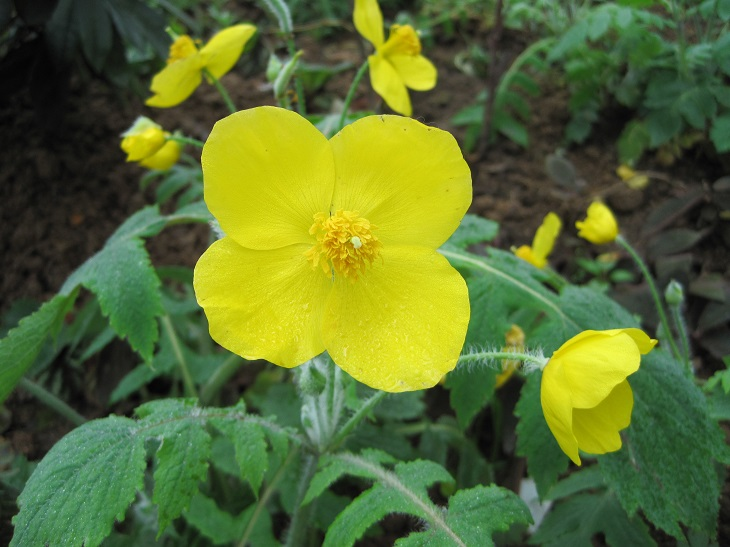
#> input picture 3 几何变换/image0.jpg, 730 x 547 px
$ jupyter execute '3-3 图片位移.ipynb'
#> lines starting #> are read from the running program, lines starting #| are printed output that depends on the picture
## 步骤：

1. API
2. 算法原理
3. 源代码

[cell 1]
import cv2
import numpy as np

[cell 2]
img = cv2.imread("image0.jpg",1)
#> img is the input picture: shape (547, 730, 3); mean B, G, R 48.7, 109.6, 90.1
cv2.imshow("image",img)
imageInfo = img.shape
#> imageInfo = (547, 730, 3)
height = imageInfo[0]
#> height = 547
width = imageInfo[1]
#> width = 730
mode = imageInfo[2]
#> mode = 3

matshift = np.float32([[1,0,100],[0,1,20]])
dst = cv2.warpAffine(img,matshift,(height,width)) # 1. data 2. 移位矩阵mat 3. 图片信息info
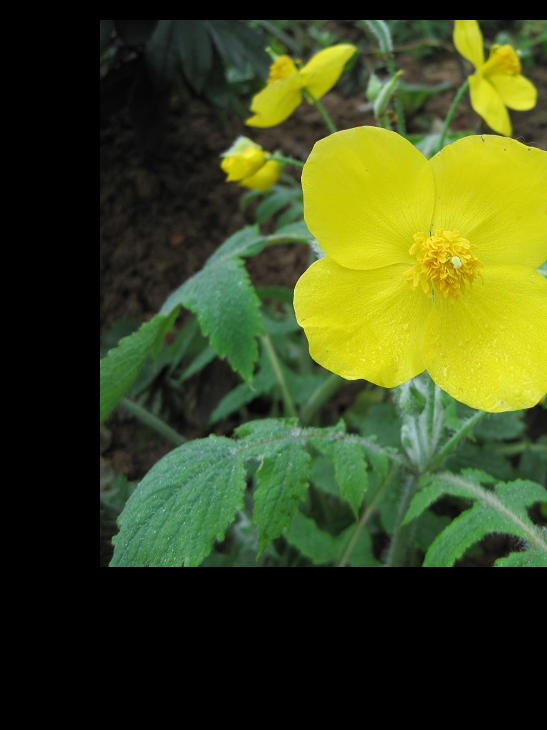
#> dst: shape (730, 547, 3); mean B, G, R 28.6, 72.8, 61.8
cv2.imshow("dst",dst)
cv2.waitKey(0)
